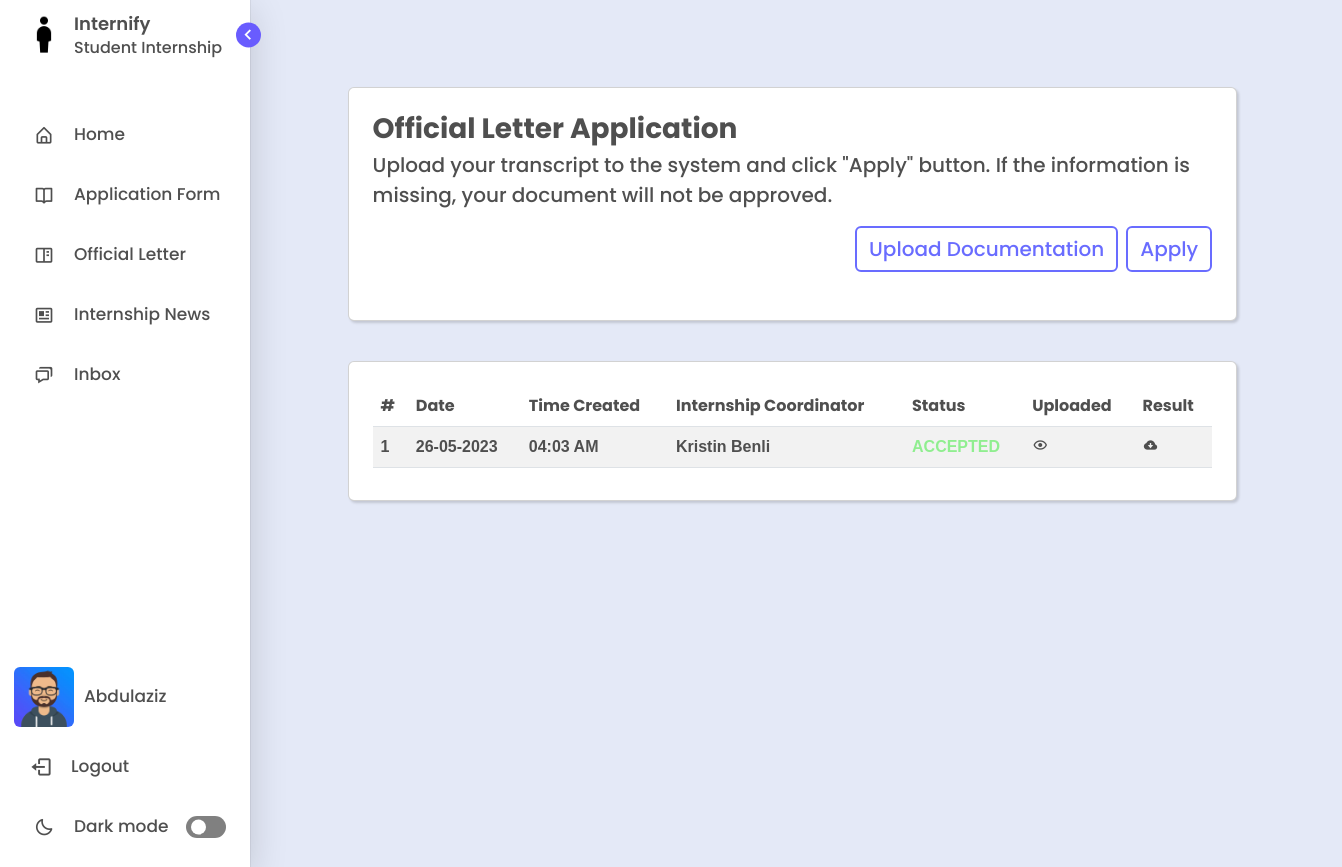
The app's page /official-letter/ (signed in) with its own data.
### management/models.py (models this page shows, shortened)
class User(AbstractBaseUser, PermissionsMixin):
    GENDER_CHOICES = (
        ('M', 'Male'),
        ('F', 'Female'),
    )
    first_name = models.CharField(max_length=100)
    last_name = models.CharField(max_length=100)
    email = models.EmailField(unique=True)
    gender = models.CharField(max_length=1, choices=GENDER_CHOICES)
    photo = models.ImageField(upload_to='users', null=True, blank=True)
    last_login = models.DateTimeField(auto_now=True)
    is_active = models.BooleanField(default=True)
    is_staff = models.BooleanField(default=False)
    is_superuser = models.BooleanField(default=False)
    objects = CustomUserManager()
    USERNAME_FIELD = 'email'
    REQUIRED_FIELDS = ['first_name', 'last_name', 'gender',  'password']

class BaseAbstractModel(models.Model):
    is_visible = models.BooleanField(default=True, verbose_name='Visibility')
    date_created = models.DateTimeField(auto_now_add=True)
    date_updated = models.DateTimeField(auto_now=True)
    class Meta:
        abstract = True

class Application(BaseAbstractModel):
    STATUS_CHOICES = (
        ('W', 'Waiting'),
        ('R', 'Rejected'),
        ('P', 'Pending'),
        ('A', 'Accepted'),
    )
    TYPE_CHOICES = (
        ('L', 'Letter'),
        ('I', 'Internship'),
    )
    student = models.ForeignKey(Student, on_delete=CASCADE)
    coordinator = models.ForeignKey(InternshipCoordinator, on_delete=CASCADE)
    employee = models.ForeignKey(CareerCenterEmployee, on_delete=CASCADE)
    status = models.CharField(max_length=1, choices=STATUS_CHOICES)
    type = models.CharField(max_length=1, choices=TYPE_CHOICES, default='I')

class InternshipCoordinator(BaseAbstractModel):
    coordinator_id = models.CharField(max_length=20, primary_key=True, unique=True)
    department = models.ForeignKey(Department, on_delete=CASCADE)
    faculty = models.ForeignKey(Faculty, on_delete=CASCADE)
    user = models.ForeignKey(User, on_delete=CASCADE)

class Document(BaseAbstractModel):
    TYPE_CHOICES = (
        ('S', 'Sent'),
        ('G', 'Got'),
    )
    document = models.FileField(upload_to='files')
    application = models.ForeignKey(Application, on_delete=CASCADE)
    type = models.CharField(max_length=1, choices=TYPE_CHOICES, null=True, blank=True)
    counter = models.IntegerField(default=0, null=True, blank=True)

### management/views.py (the view, shortened to what this page needs)
# urls.py: path('official-letter/', views.officialletter, name = "officialletter"),
def officialletter(request):
	user = request.user
	student = Student.objects.get(user=user)
	applications = Application.objects.filter(student=student, type='L').order_by('-date_created')
	documents = Document.objects.filter(application__in=applications)
	context = {
		'applications': applications,
		'documents': documents
	}
	return render(request, "student/officialletter.html", context)

### templates/student/officialletter.html (shortened to what this page needs)
{% extends "layout.html" %}
{% load l10n %}
{% load static %}
{% block content %}
  <div class="home" style="margin-left:11%; margin-top:5%;">
    <div class="float-container">
      <div class="float-child-left">
        <div class="col-lg-12">
          <div class="card p-4">
            <header class = "mb-4" style="text-align: start;">
              <form enctype="multipart/form-data" action="{% url 'officialletter' %}" method="POST">
              <a>
                <h3 class="fw-bolder mb-1 text">Official Letter Application</h3>
              </a>
              <p class="text lead">Upload your transcript to the system and click "Apply" button. If the information is missing, your document will not be approved.</p>
              <button type="submit" class="btn btn-outline-primary" style="float:right;">
                <span class="d-none d-sm-block"> Apply</span>
              </button>
                <label for="upload" class="btn btn-outline-primary me-2" tabindex="0" style="float:right;">
                  <span class="d-none d-sm-block">Upload Documentation</span>
                </label>
              </form>
             </header>
          </div>
          <div class="col-lg-12">
            <div class="card p-4" style="margin-top:40px; max-height: 500px; overflow-y: scroll;">
              <header class = "mb-2" style="text-align: start;">
                <table id="example" class="table table-striped" style="width:100%; margin-bottom: auto;">
                  {% if applications.count > 0 %}
                  <thead>
                    <tr>
                      <th class="text" style="font-weight: bold;">#</th>
                      <th class="text" style="font-weight: bold;">Date</th>
                      <th class="text" style="font-weight: bold;">Time Created</th>
                      <th class="text" style="font-weight: bold;">Internship Coordinator</th>
                      <th class="text" style="font-weight: bold;">Status</th>
					  <th class="text" style="font-weight: bold;">Uploaded</th>
					  <th class="text" style="font-weight: bold;">Result</th>
                    </tr>
                  </thead>
				  <tbody>
                      {% for application in applications %}
                        <tr>
                          <td class="text" style="font-weight: bold; font-family:Arial, Helvetica, sans-serif;">{{forloop.counter}}</td>
                          <td class="text" style="font-weight: bold; font-family:Arial, Helvetica, sans-serif;">{{application.date_created|date:"d-m-Y" }}</td>
                          <td class="text" style="font-weight: bold; font-family:Arial, Helvetica, sans-serif;">{{application.date_created|date:"h:i A"}}</td>
                          <td class="text" style="font-weight: bold; font-family:Arial, Helvetica, sans-serif;">{{application.coordinator.user.first_name}} {{application.coordinator.user.last_name}}</td>
						  {% if application.status == 'W' %}
                            <td>
                              <span style="color: lightskyblue; font-weight: bold; font-family: Arial, Helvetica, sans-serif;">
                                WAITING
                              </span>
                            </td>
							<td>
								{% for document in documents %}
									{% if document.application.id == application.id and document.type == 'S' %}
										<a href="{{document.document.url}}" target="_blank" class="text" style="text-decoration: none;">
											<span><i class='bx bx-show'></i></span>
										</a>
									{% endif %}
								{% endfor %}
							</td>
							<td></td>
                          {% elif application.status == 'A' %}
                            <td>
                              <span style="color: lightgreen; font-weight: bold; font-family: Arial, Helvetica, sans-serif;">
                                ACCEPTED
                              </span>
                            </td>
							<td>
								{% for document in documents %}
									{% if document.application.id == application.id and document.type == 'S' %}
										<a href="{{document.document.url}}" target="_blank" class="text" style="text-decoration: none;">
											<span><i class='bx bx-show'></i></span>
										</a>
									{% endif %}
								{% endfor %}
							</td>
							<td>
								{% for document in documents %}
									{% if document.application.id == application.id and document.type == 'G' %}
										<a download href="{{document.document.url}}" target="_blank" class="text" style="text-decoration: none;">
											<i class='bx bxs-cloud-download'></i>
										</a>
									{% endif %}
								{% endfor %}
							</td>
                          {% endif %}
                        </tr>
						{% endfor %}
					</tbody>
                    {% else %}
					<tr>
                      <p class='text-center text-white'>No records!</p>
                    </tr>
                    {% endif %}
                </table>
              </header>
            </div>
          </div>
        </div>
      </div>
    </div>
  </div>
  {% endblock content %}

### templates/includes/sidebar.html (shortened to what this page needs)
<!DOCTYPE html>
{% load static %}
<html lang="en">
<head>
    <link href='https://unpkg.com/boxicons@2.1.1/css/boxicons.min.css' rel='stylesheet'>
</head>
<body>
    <nav class="sidebar open">
        <header>
            <div class="image-text">
                <span class="image">
                    <a href="/home"><img id="my-image" src="{% static 'assets/img/logo.png' %}" alt=""></a>
                </span>
                <div class="text logo-text">
                    <a href="/home" style="text-decoration: none; color: var(--text-color);"><span class="name">Internify</span></a>
                    <span class="profession">Student Internship</span>
                </div>
            </div>
            <i class='bx bx-chevron-right toggle'></i>
        </header>
        <div class="menu-bar">
            <div class="menu">
                <li class="nav-link">
                    <a href="{% url 'index' %}">
                        <i class='bx bx-home-alt icon' ></i>
                        <span class="text nav-text">Home</span>
                    </a>
                </li>
                {% for group in request.user.groups.all %}
                    {% if group.name == 'Student' %}
                        <li class ="nav-link">
                            <a href="/application-form">
                                <i class='bx bx-book-open icon'></i>
                                <span class="text nav-text">Application Form</span>
                            </a>
                        </li>
                        <li class ="nav-link">
                            <a href="/official-letter">
                                <i class='bx bx-book-content icon' ></i>
                                <span class="text nav-text">Official Letter</span>
                            </a>
                        </li>
                        <li class="nav-link">
                            <a href="/internship-opportunities">
                              <i class='bx bx-news icon' ></i>
                              <span class="text nav-text">Internship News</span>
                            </a>
                        </li>
                    {% endif %}
                {% endfor %}
                <li class="nav-link">
                    <a href="/inbox">
                        <i class='bx bx-chat icon' ></i>
                        <span class="text nav-text">Inbox</span>
                    </a>
                </li>
            </div>
            <div class="bottom-content">
                <li class="nav-link">
                    <a href="/profile">
                        <img src="
                                {% if request.user.photo%}
                                    {{ request.user.photo.url }}
                                {% elif request.user.gender == 'M' %}
                                    {% static 'assets/img/avatars/male_avatar.png' %}
                                {% else %}
                                    {% static 'assets/img/avatars/female_avatar.png' %}
                                {% endif %}
                                "
                                alt="user-avatar"
                            class="d-block rounded" height="60" width="60" id="uploadedAvatar" />
                        <span class="text nav-text" style="margin-left:10px;"> {{user.first_name}}</span>
                    </a>
                </li>
                <li class="nav-link">
                    <a href="/logout">
                        <i class='bx bx-log-out icon' style="font-size:23px; margin-left:-3px;"></i>
                        <span class="text nav-text">Logout</span>
                    </a>
                </li>
                <li class="mode">
                    <div class="sun-moon">
                        <i class='bx bx-moon icon moon'></i>
                    </div>
                    <span class="mode-text text">Dark mode</span>
                    <div class="toggle-switch">
                        <span class="switch"></span>
                    </div>
                </li>
            </div>
        </div>
    </nav>
</body>
</html>

### templates/includes/sidebar.html (style rules this page uses)
* { margin: 0; padding: 0; box-sizing: border-box; font-family: 'Poppins', sans-serif; }
:root { --body-color: #E4E9F7; --sidebar-color: #FFF; --primary-color: #695CFE; --primary-color-light: white; --purple-text-color: #696CFF; --toggle-color: gray; --text-color: #4f4f4f; --tran-03: all 0.2s ease; --tran-03: all 0.3s ease; --tran-04: all 0.3s ease; --tran-05: all 0.3s ease; }
body { min-height: 100vh; background-color: var(--body-color); transition: var(--tran-05); overflow-x: hidden; }
.sidebar { position: fixed; top: 0; left: 0; height: 100%; width: 250px; padding: 10px 14px; background: var(--sidebar-color); transition: var(--tran-05); z-index: 100; box-shadow: rgba(0, 0, 0, 0.16) 0px 10px 36px 0px, rgba(0, 0, 0, 0.06) 0px 0px 0px 1px; }
.sidebar li { height: 50px; list-style: none; display: flex; align-items: center; margin-top: 10px; }
.sidebar header .image, .sidebar .icon { min-width: 60px; border-radius: 6px; }
.sidebar .icon { min-width: 60px; border-radius: 6px; height: 100%; display: flex; align-items: center; justify-content: center; font-size: 20px; }
.sidebar .text, .sidebar .icon { color: var(--text-color); transition: var(--tran-03); }
.sidebar .text { font-size: 17px; font-weight: 500; white-space: nowrap; opacity: 1; }
.sidebar header { position: relative; }
.sidebar header .image-text { display: flex; align-items: center; }
.sidebar header .logo-text { display: flex; flex-direction: column; }
header .image-text .name { margin-top: 2px; font-size: 18px; font-weight: 600; }
header .image-text .profession { font-size: 16px; margin-top: -2px; display: block; }
.sidebar header .image { display: flex; align-items: center; justify-content: center; }
.sidebar header .image img { width: 40px; border-radius: 6px; }
.sidebar header .toggle { position: absolute; top: 50%; right: -25px; transform: translateY(-50%) rotate(180deg); height: 25px; width: 25px; background-color: var(--primary-color); color: var(--sidebar-color); border-radius: 50%; display: flex; align-items: center; justify-content: center; font-size: 22px; cursor: pointer; transition: var(--tran-05); }
.sidebar .menu { margin-top: 40px; }
.sidebar li a { list-style: none; height: 100%; background-color: transparent; display: flex; align-items: center; height: 100%; width: 100%; border-radius: 6px; text-decoration: none; transition: var(--tran-03); }
.sidebar .menu-bar { height: calc(100% - 55px); display: flex; flex-direction: column; justify-content: space-between; overflow-y: scroll; }
.sidebar .menu-bar .mode { border-radius: 6px; background-color: var(--primary-color-light); position: relative; transition: var(--tran-05); }
.menu-bar .mode .sun-moon { height: 50px; width: 60px; }
.mode .sun-moon i { position: absolute; }
.bottom-content .nav-link { margin-top:20px; }
.menu-bar .bottom-content .toggle-switch { position: absolute; right: 0; height: 100%; min-width: 60px; display: flex; align-items: center; justify-content: center; border-radius: 6px; cursor: pointer; }
.toggle-switch .switch { position: relative; height: 22px; width: 40px; border-radius: 25px; background-color: var(--toggle-color); transition: var(--tran-05); }
.switch::before { content: ''; position: absolute; height: 15px; width: 15px; border-radius: 50%; top: 50%; left: 5px; transform: translateY(-50%); background-color: var(--sidebar-color); transition: var(--tran-04); }
.home { position: absolute; top: 0; top: 0; left: 180px; height: 100vh; width: calc(100% - 180px); background-color: var(--body-color); transition: var(--tran-05); }
.home .text { font-weight: 500; color: var(--text-color); }
.card { background-color: var(--primary-color-light); box-shadow: rgba(0, 0, 0, 0.15) 1.95px 1.95px 2.6px; }
.btn-outline-primary { font-size: 20px; font-weight: 500; color: var(--purple-text-color); background-color: var(--primary-color-light); border: 2px solid var(--purple-text-color); }

### templates/student/officialletter.html (style rules this page uses)
body { overflow:hidden; }
.float-child-left { width: 80%; float: left; padding: 20px; }

### records on screen
User: photo (picture), first_name "Abdulaziz"
Application: date_created "26-05-2023", date_created "04:03 AM", coordinator.user.first_name "Kristin", coordinator.user.last_name "Benli"
